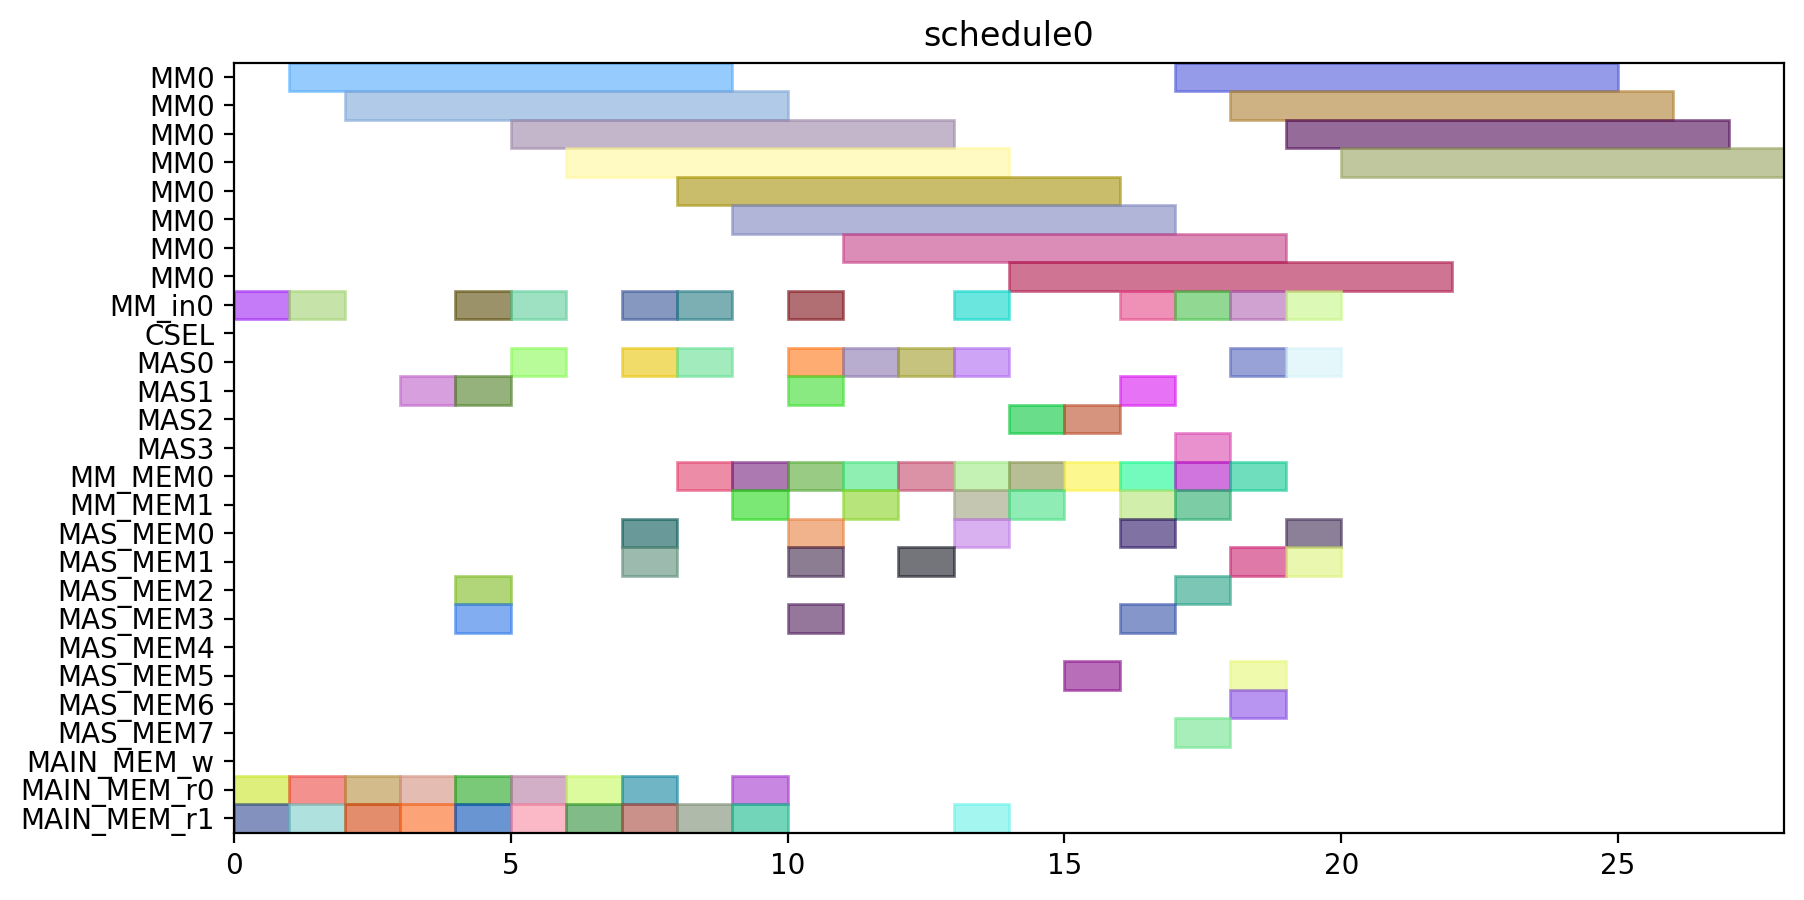

The Python source for this figure:
from pyschedule import Scenario, solvers, plotters, alt


def solve():
	horizon = 120
	S = Scenario("schedule0", horizon=horizon)

	# resource
	MM = S.Resources('MM', num=1, size=8)
	MM_in = S.Resources('MM_in', num=1)
	CSEL = S.Resource('CSEL')
	MAS = S.Resources('MAS', num=4, size=1, periods=range(1, horizon))
	MM_MEM = S.Resources('MM_MEM', num=2)
	MAS_MEM = S.Resources('MAS_MEM', num=8)
	MAIN_MEM_w = S.Resource('MAIN_MEM_w', size=1)
	MAIN_MEM_r = S.Resources('MAIN_MEM_r', num=2)

	# result of previous scheduling

	# new tasks
	t0 = S.Task('t0', length=8, delay_cost=1)
	t0 += alt(MM)
	t0_in = S.Task('t0_in', length=1, delay_cost=1)
	t0_in += alt(MM_in)
	S += t0_in*MM_in[0]<=t0*MM[0]
	t0_mem0 = S.Task('t0_mem0', length=1, delay_cost=1)
	t0_mem0 += MAIN_MEM_r[0]
	S += t0_mem0 <= t0

	t0_mem1 = S.Task('t0_mem1', length=1, delay_cost=1)
	t0_mem1 += MAIN_MEM_r[1]
	S += t0_mem1 <= t0

	t1 = S.Task('t1', length=8, delay_cost=1)
	t1 += alt(MM)
	t1_in = S.Task('t1_in', length=1, delay_cost=1)
	t1_in += alt(MM_in)
	S += t1_in*MM_in[0]<=t1*MM[0]
	t1_mem0 = S.Task('t1_mem0', length=1, delay_cost=1)
	t1_mem0 += MAIN_MEM_r[0]
	S += t1_mem0 <= t1

	t1_mem1 = S.Task('t1_mem1', length=1, delay_cost=1)
	t1_mem1 += MAIN_MEM_r[1]
	S += t1_mem1 <= t1

	t2 = S.Task('t2', length=8, delay_cost=1)
	t2 += alt(MM)
	t2_in = S.Task('t2_in', length=1, delay_cost=1)
	t2_in += alt(MM_in)
	S += t2_in*MM_in[0]<=t2*MM[0]
	t2_mem0 = S.Task('t2_mem0', length=1, delay_cost=1)
	t2_mem0 += MAIN_MEM_r[0]
	S += t2_mem0 <= t2

	t2_mem1 = S.Task('t2_mem1', length=1, delay_cost=1)
	t2_mem1 += MAIN_MEM_r[1]
	S += t2_mem1 <= t2

	t3 = S.Task('t3', length=1, delay_cost=1)
	t3 += alt(MAS)
	t3_mem0 = S.Task('t3_mem0', length=1, delay_cost=1)
	t3_mem0 += MAIN_MEM_r[0]
	S += t3_mem0 <= t3

	t3_mem1 = S.Task('t3_mem1', length=1, delay_cost=1)
	t3_mem1 += MAIN_MEM_r[1]
	S += t3_mem1 <= t3

	t4 = S.Task('t4', length=1, delay_cost=1)
	t4 += alt(MAS)
	t4_mem0 = S.Task('t4_mem0', length=1, delay_cost=1)
	t4_mem0 += MAIN_MEM_r[0]
	S += t4_mem0 <= t4

	t4_mem1 = S.Task('t4_mem1', length=1, delay_cost=1)
	t4_mem1 += MAIN_MEM_r[1]
	S += t4_mem1 <= t4

	t8 = S.Task('t8', length=1, delay_cost=1)
	t8 += alt(MAS)
	t8_mem0 = S.Task('t8_mem0', length=1, delay_cost=1)
	t8_mem0 += MAIN_MEM_r[0]
	S += t8_mem0 <= t8

	t8_mem1 = S.Task('t8_mem1', length=1, delay_cost=1)
	t8_mem1 += MAIN_MEM_r[1]
	S += t8_mem1 <= t8

	t9 = S.Task('t9', length=1, delay_cost=1)
	t9 += alt(MAS)
	t9_mem0 = S.Task('t9_mem0', length=1, delay_cost=1)
	t9_mem0 += MAIN_MEM_r[0]
	S += t9_mem0 <= t9

	t9_mem1 = S.Task('t9_mem1', length=1, delay_cost=1)
	t9_mem1 += MAIN_MEM_r[1]
	S += t9_mem1 <= t9

	t13 = S.Task('t13', length=1, delay_cost=1)
	t13 += alt(MAS)
	t13_mem0 = S.Task('t13_mem0', length=1, delay_cost=1)
	t13_mem0 += MAIN_MEM_r[0]
	S += t13_mem0 <= t13

	t13_mem1 = S.Task('t13_mem1', length=1, delay_cost=1)
	t13_mem1 += MAIN_MEM_r[1]
	S += t13_mem1 <= t13

	t14 = S.Task('t14', length=1, delay_cost=1)
	t14 += alt(MAS)
	t14_mem0 = S.Task('t14_mem0', length=1, delay_cost=1)
	t14_mem0 += MAIN_MEM_r[0]
	S += t14_mem0 <= t14

	t14_mem1 = S.Task('t14_mem1', length=1, delay_cost=1)
	t14_mem1 += MAIN_MEM_r[1]
	S += t14_mem1 <= t14

	t5 = S.Task('t5', length=8, delay_cost=1)
	t5 += alt(MM)
	t5_in = S.Task('t5_in', length=1, delay_cost=1)
	t5_in += alt(MM_in)
	S += t5_in*MM_in[0]<=t5*MM[0]
	t5_mem0 = S.Task('t5_mem0', length=1, delay_cost=1)
	t5_mem0 += alt(MAS_MEM)
	S += (t3*MAS[0])-1 < t5_mem0*MAS_MEM[0]
	S += (t3*MAS[1])-1 < t5_mem0*MAS_MEM[2]
	S += (t3*MAS[2])-1 < t5_mem0*MAS_MEM[4]
	S += (t3*MAS[3])-1 < t5_mem0*MAS_MEM[6]
	S += t5_mem0 <= t5

	t5_mem1 = S.Task('t5_mem1', length=1, delay_cost=1)
	t5_mem1 += alt(MAS_MEM)
	S += (t4*MAS[0])-1 < t5_mem1*MAS_MEM[1]
	S += (t4*MAS[1])-1 < t5_mem1*MAS_MEM[3]
	S += (t4*MAS[2])-1 < t5_mem1*MAS_MEM[5]
	S += (t4*MAS[3])-1 < t5_mem1*MAS_MEM[7]
	S += t5_mem1 <= t5

	t6 = S.Task('t6', length=1, delay_cost=1)
	t6 += alt(MAS)
	t6_mem0 = S.Task('t6_mem0', length=1, delay_cost=1)
	t6_mem0 += alt(MM_MEM)
	S += (t0*MM[0])-1 < t6_mem0*MM_MEM[0]
	S += t6_mem0 <= t6

	t6_mem1 = S.Task('t6_mem1', length=1, delay_cost=1)
	t6_mem1 += alt(MM_MEM)
	S += (t1*MM[0])-1 < t6_mem1*MM_MEM[1]
	S += t6_mem1 <= t6

	t10 = S.Task('t10', length=8, delay_cost=1)
	t10 += alt(MM)
	t10_in = S.Task('t10_in', length=1, delay_cost=1)
	t10_in += alt(MM_in)
	S += t10_in*MM_in[0]<=t10*MM[0]
	t10_mem0 = S.Task('t10_mem0', length=1, delay_cost=1)
	t10_mem0 += alt(MAS_MEM)
	S += (t8*MAS[0])-1 < t10_mem0*MAS_MEM[0]
	S += (t8*MAS[1])-1 < t10_mem0*MAS_MEM[2]
	S += (t8*MAS[2])-1 < t10_mem0*MAS_MEM[4]
	S += (t8*MAS[3])-1 < t10_mem0*MAS_MEM[6]
	S += t10_mem0 <= t10

	t10_mem1 = S.Task('t10_mem1', length=1, delay_cost=1)
	t10_mem1 += alt(MAS_MEM)
	S += (t9*MAS[0])-1 < t10_mem1*MAS_MEM[1]
	S += (t9*MAS[1])-1 < t10_mem1*MAS_MEM[3]
	S += (t9*MAS[2])-1 < t10_mem1*MAS_MEM[5]
	S += (t9*MAS[3])-1 < t10_mem1*MAS_MEM[7]
	S += t10_mem1 <= t10

	t11 = S.Task('t11', length=1, delay_cost=1)
	t11 += alt(MAS)
	t11_mem0 = S.Task('t11_mem0', length=1, delay_cost=1)
	t11_mem0 += alt(MM_MEM)
	S += (t1*MM[0])-1 < t11_mem0*MM_MEM[0]
	S += t11_mem0 <= t11

	t11_mem1 = S.Task('t11_mem1', length=1, delay_cost=1)
	t11_mem1 += alt(MM_MEM)
	S += (t2*MM[0])-1 < t11_mem1*MM_MEM[1]
	S += t11_mem1 <= t11

	t15 = S.Task('t15', length=8, delay_cost=1)
	t15 += alt(MM)
	t15_in = S.Task('t15_in', length=1, delay_cost=1)
	t15_in += alt(MM_in)
	S += t15_in*MM_in[0]<=t15*MM[0]
	t15_mem0 = S.Task('t15_mem0', length=1, delay_cost=1)
	t15_mem0 += alt(MAS_MEM)
	S += (t13*MAS[0])-1 < t15_mem0*MAS_MEM[0]
	S += (t13*MAS[1])-1 < t15_mem0*MAS_MEM[2]
	S += (t13*MAS[2])-1 < t15_mem0*MAS_MEM[4]
	S += (t13*MAS[3])-1 < t15_mem0*MAS_MEM[6]
	S += t15_mem0 <= t15

	t15_mem1 = S.Task('t15_mem1', length=1, delay_cost=1)
	t15_mem1 += alt(MAS_MEM)
	S += (t14*MAS[0])-1 < t15_mem1*MAS_MEM[1]
	S += (t14*MAS[1])-1 < t15_mem1*MAS_MEM[3]
	S += (t14*MAS[2])-1 < t15_mem1*MAS_MEM[5]
	S += (t14*MAS[3])-1 < t15_mem1*MAS_MEM[7]
	S += t15_mem1 <= t15

	t16 = S.Task('t16', length=1, delay_cost=1)
	t16 += alt(MAS)
	t16_mem0 = S.Task('t16_mem0', length=1, delay_cost=1)
	t16_mem0 += alt(MM_MEM)
	S += (t0*MM[0])-1 < t16_mem0*MM_MEM[0]
	S += t16_mem0 <= t16

	t16_mem1 = S.Task('t16_mem1', length=1, delay_cost=1)
	t16_mem1 += alt(MM_MEM)
	S += (t2*MM[0])-1 < t16_mem1*MM_MEM[1]
	S += t16_mem1 <= t16

	t18 = S.Task('t18', length=1, delay_cost=1)
	t18 += alt(MAS)
	t18_mem0 = S.Task('t18_mem0', length=1, delay_cost=1)
	t18_mem0 += alt(MM_MEM)
	S += (t0*MM[0])-1 < t18_mem0*MM_MEM[0]
	S += t18_mem0 <= t18

	t18_mem1 = S.Task('t18_mem1', length=1, delay_cost=1)
	t18_mem1 += alt(MM_MEM)
	S += (t0*MM[0])-1 < t18_mem1*MM_MEM[1]
	S += t18_mem1 <= t18

	t20 = S.Task('t20', length=8, delay_cost=1)
	t20 += alt(MM)
	t20_in = S.Task('t20_in', length=1, delay_cost=1)
	t20_in += alt(MM_in)
	S += t20_in*MM_in[0]<=t20*MM[0]
	t20_mem0 = S.Task('t20_mem0', length=1, delay_cost=1)
	t20_mem0 += alt(MM_MEM)
	S += (t2*MM[0])-1 < t20_mem0*MM_MEM[0]
	S += t20_mem0 <= t20

	t20_mem1 = S.Task('t20_mem1', length=1, delay_cost=1)
	t20_mem1 += MAIN_MEM_r[1]
	S += t20_mem1 <= t20

	t7 = S.Task('t7', length=1, delay_cost=1)
	t7 += alt(MAS)
	t7_mem0 = S.Task('t7_mem0', length=1, delay_cost=1)
	t7_mem0 += alt(MM_MEM)
	S += (t5*MM[0])-1 < t7_mem0*MM_MEM[0]
	S += t7_mem0 <= t7

	t7_mem1 = S.Task('t7_mem1', length=1, delay_cost=1)
	t7_mem1 += alt(MAS_MEM)
	S += (t6*MAS[0])-1 < t7_mem1*MAS_MEM[1]
	S += (t6*MAS[1])-1 < t7_mem1*MAS_MEM[3]
	S += (t6*MAS[2])-1 < t7_mem1*MAS_MEM[5]
	S += (t6*MAS[3])-1 < t7_mem1*MAS_MEM[7]
	S += t7_mem1 <= t7

	t12 = S.Task('t12', length=1, delay_cost=1)
	t12 += alt(MAS)
	t12_mem0 = S.Task('t12_mem0', length=1, delay_cost=1)
	t12_mem0 += alt(MM_MEM)
	S += (t10*MM[0])-1 < t12_mem0*MM_MEM[0]
	S += t12_mem0 <= t12

	t12_mem1 = S.Task('t12_mem1', length=1, delay_cost=1)
	t12_mem1 += alt(MAS_MEM)
	S += (t11*MAS[0])-1 < t12_mem1*MAS_MEM[1]
	S += (t11*MAS[1])-1 < t12_mem1*MAS_MEM[3]
	S += (t11*MAS[2])-1 < t12_mem1*MAS_MEM[5]
	S += (t11*MAS[3])-1 < t12_mem1*MAS_MEM[7]
	S += t12_mem1 <= t12

	t17 = S.Task('t17', length=1, delay_cost=1)
	t17 += alt(MAS)
	t17_mem0 = S.Task('t17_mem0', length=1, delay_cost=1)
	t17_mem0 += alt(MM_MEM)
	S += (t15*MM[0])-1 < t17_mem0*MM_MEM[0]
	S += t17_mem0 <= t17

	t17_mem1 = S.Task('t17_mem1', length=1, delay_cost=1)
	t17_mem1 += alt(MAS_MEM)
	S += (t16*MAS[0])-1 < t17_mem1*MAS_MEM[1]
	S += (t16*MAS[1])-1 < t17_mem1*MAS_MEM[3]
	S += (t16*MAS[2])-1 < t17_mem1*MAS_MEM[5]
	S += (t16*MAS[3])-1 < t17_mem1*MAS_MEM[7]
	S += t17_mem1 <= t17

	t19 = S.Task('t19', length=1, delay_cost=1)
	t19 += alt(MAS)
	t19_mem0 = S.Task('t19_mem0', length=1, delay_cost=1)
	t19_mem0 += alt(MM_MEM)
	S += (t0*MM[0])-1 < t19_mem0*MM_MEM[0]
	S += t19_mem0 <= t19

	t19_mem1 = S.Task('t19_mem1', length=1, delay_cost=1)
	t19_mem1 += alt(MAS_MEM)
	S += (t18*MAS[0])-1 < t19_mem1*MAS_MEM[1]
	S += (t18*MAS[1])-1 < t19_mem1*MAS_MEM[3]
	S += (t18*MAS[2])-1 < t19_mem1*MAS_MEM[5]
	S += (t18*MAS[3])-1 < t19_mem1*MAS_MEM[7]
	S += t19_mem1 <= t19

	t21 = S.Task('t21', length=1, delay_cost=1)
	t21 += alt(MAS)
	t21_mem0 = S.Task('t21_mem0', length=1, delay_cost=1)
	t21_mem0 += alt(MM_MEM)
	S += (t1*MM[0])-1 < t21_mem0*MM_MEM[0]
	S += t21_mem0 <= t21

	t21_mem1 = S.Task('t21_mem1', length=1, delay_cost=1)
	t21_mem1 += alt(MM_MEM)
	S += (t20*MM[0])-1 < t21_mem1*MM_MEM[1]
	S += t21_mem1 <= t21

	t22 = S.Task('t22', length=1, delay_cost=1)
	t22 += alt(MAS)
	t22_mem0 = S.Task('t22_mem0', length=1, delay_cost=1)
	t22_mem0 += alt(MM_MEM)
	S += (t1*MM[0])-1 < t22_mem0*MM_MEM[0]
	S += t22_mem0 <= t22

	t22_mem1 = S.Task('t22_mem1', length=1, delay_cost=1)
	t22_mem1 += alt(MM_MEM)
	S += (t20*MM[0])-1 < t22_mem1*MM_MEM[1]
	S += t22_mem1 <= t22

	t23 = S.Task('t23', length=8, delay_cost=1)
	t23 += alt(MM)
	t23_in = S.Task('t23_in', length=1, delay_cost=1)
	t23_in += alt(MM_in)
	S += t23_in*MM_in[0]<=t23*MM[0]
	t23_mem0 = S.Task('t23_mem0', length=1, delay_cost=1)
	t23_mem0 += alt(MAS_MEM)
	S += (t17*MAS[0])-1 < t23_mem0*MAS_MEM[0]
	S += (t17*MAS[1])-1 < t23_mem0*MAS_MEM[2]
	S += (t17*MAS[2])-1 < t23_mem0*MAS_MEM[4]
	S += (t17*MAS[3])-1 < t23_mem0*MAS_MEM[6]
	S += t23_mem0 <= t23

	t23_mem1 = S.Task('t23_mem1', length=1, delay_cost=1)
	t23_mem1 += MAIN_MEM_r[1]
	S += t23_mem1 <= t23

	t25 = S.Task('t25', length=8, delay_cost=1)
	t25 += alt(MM)
	t25_in = S.Task('t25_in', length=1, delay_cost=1)
	t25_in += alt(MM_in)
	S += t25_in*MM_in[0]<=t25*MM[0]
	t25_mem0 = S.Task('t25_mem0', length=1, delay_cost=1)
	t25_mem0 += alt(MAS_MEM)
	S += (t7*MAS[0])-1 < t25_mem0*MAS_MEM[0]
	S += (t7*MAS[1])-1 < t25_mem0*MAS_MEM[2]
	S += (t7*MAS[2])-1 < t25_mem0*MAS_MEM[4]
	S += (t7*MAS[3])-1 < t25_mem0*MAS_MEM[6]
	S += t25_mem0 <= t25

	t25_mem1 = S.Task('t25_mem1', length=1, delay_cost=1)
	t25_mem1 += alt(MAS_MEM)
	S += (t22*MAS[0])-1 < t25_mem1*MAS_MEM[1]
	S += (t22*MAS[1])-1 < t25_mem1*MAS_MEM[3]
	S += (t22*MAS[2])-1 < t25_mem1*MAS_MEM[5]
	S += (t22*MAS[3])-1 < t25_mem1*MAS_MEM[7]
	S += t25_mem1 <= t25

	t27 = S.Task('t27', length=8, delay_cost=1)
	t27 += alt(MM)
	t27_in = S.Task('t27_in', length=1, delay_cost=1)
	t27_in += alt(MM_in)
	S += t27_in*MM_in[0]<=t27*MM[0]
	t27_mem0 = S.Task('t27_mem0', length=1, delay_cost=1)
	t27_mem0 += alt(MAS_MEM)
	S += (t22*MAS[0])-1 < t27_mem0*MAS_MEM[0]
	S += (t22*MAS[1])-1 < t27_mem0*MAS_MEM[2]
	S += (t22*MAS[2])-1 < t27_mem0*MAS_MEM[4]
	S += (t22*MAS[3])-1 < t27_mem0*MAS_MEM[6]
	S += t27_mem0 <= t27

	t27_mem1 = S.Task('t27_mem1', length=1, delay_cost=1)
	t27_mem1 += alt(MAS_MEM)
	S += (t21*MAS[0])-1 < t27_mem1*MAS_MEM[1]
	S += (t21*MAS[1])-1 < t27_mem1*MAS_MEM[3]
	S += (t21*MAS[2])-1 < t27_mem1*MAS_MEM[5]
	S += (t21*MAS[3])-1 < t27_mem1*MAS_MEM[7]
	S += t27_mem1 <= t27

	t28 = S.Task('t28', length=8, delay_cost=1)
	t28 += alt(MM)
	t28_in = S.Task('t28_in', length=1, delay_cost=1)
	t28_in += alt(MM_in)
	S += t28_in*MM_in[0]<=t28*MM[0]
	t28_mem0 = S.Task('t28_mem0', length=1, delay_cost=1)
	t28_mem0 += alt(MAS_MEM)
	S += (t19*MAS[0])-1 < t28_mem0*MAS_MEM[0]
	S += (t19*MAS[1])-1 < t28_mem0*MAS_MEM[2]
	S += (t19*MAS[2])-1 < t28_mem0*MAS_MEM[4]
	S += (t19*MAS[3])-1 < t28_mem0*MAS_MEM[6]
	S += t28_mem0 <= t28

	t28_mem1 = S.Task('t28_mem1', length=1, delay_cost=1)
	t28_mem1 += alt(MAS_MEM)
	S += (t7*MAS[0])-1 < t28_mem1*MAS_MEM[1]
	S += (t7*MAS[1])-1 < t28_mem1*MAS_MEM[3]
	S += (t7*MAS[2])-1 < t28_mem1*MAS_MEM[5]
	S += (t7*MAS[3])-1 < t28_mem1*MAS_MEM[7]
	S += t28_mem1 <= t28

	t29 = S.Task('t29', length=8, delay_cost=1)
	t29 += alt(MM)
	t29_in = S.Task('t29_in', length=1, delay_cost=1)
	t29_in += alt(MM_in)
	S += t29_in*MM_in[0]<=t29*MM[0]
	t29_mem0 = S.Task('t29_mem0', length=1, delay_cost=1)
	t29_mem0 += alt(MAS_MEM)
	S += (t21*MAS[0])-1 < t29_mem0*MAS_MEM[0]
	S += (t21*MAS[1])-1 < t29_mem0*MAS_MEM[2]
	S += (t21*MAS[2])-1 < t29_mem0*MAS_MEM[4]
	S += (t21*MAS[3])-1 < t29_mem0*MAS_MEM[6]
	S += t29_mem0 <= t29

	t29_mem1 = S.Task('t29_mem1', length=1, delay_cost=1)
	t29_mem1 += alt(MAS_MEM)
	S += (t12*MAS[0])-1 < t29_mem1*MAS_MEM[1]
	S += (t12*MAS[1])-1 < t29_mem1*MAS_MEM[3]
	S += (t12*MAS[2])-1 < t29_mem1*MAS_MEM[5]
	S += (t12*MAS[3])-1 < t29_mem1*MAS_MEM[7]
	S += t29_mem1 <= t29

	solvers.mip.solve(S,msg=1,kind='CPLEX',ratio_gap=1.01)

	solution = [['hoge']*len(S.solution()[1]) for i in range(len(S.solution()))]
	for i in range(len(S.solution())):
		for j in range(len(S.solution()[i])):
			solution[i][j]=str(S.solution()[i][j])
	print(solution)

	cycles = int(solution[-1][3])

	pic_file_name = "/home/mfukuda/ABE/multiRAM_multiMAS_16mux/scheduling_result/stage8MM1_stage1MAS4/EP_ADD_A_0/schedule0.png"
	if(S.solution() != []):
		plotters.matplotlib.plot(S,img_filename=pic_file_name, show_task_labels=False, fig_size=(cycles*0.25+3, 5))

	return solution
